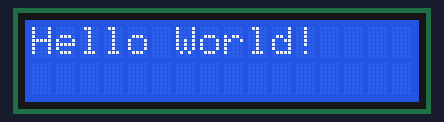
Recording of a sketch running on a simulated Arduino Uno, built with avr-gcc and run on an emulated ATmega328P. On the bench: 16×2 character LCD.

Above: at 0.1 s.
At 1.5 s:
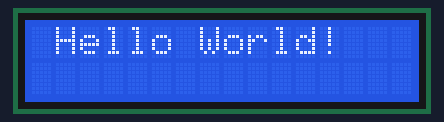
At 2.9 s:
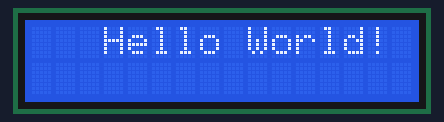
At 5.7 s:
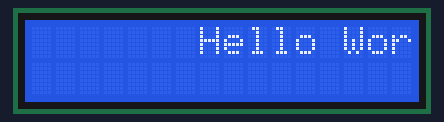
At 8.6 s:
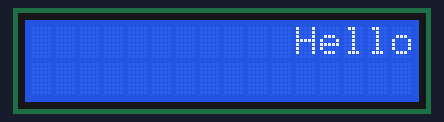
At 11.4 s:
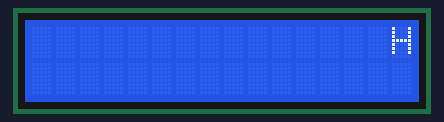

Measured:
- by itself, everything shown: repeats every 12.0 s, in 17 steps
- what the display in image 1 shows lasts 0.7 s, from 1.5 s to 2.2 s

The sketch:

LCD.ino
```cpp
#include <LiquidCrystal.h>

LiquidCrystal myLCD(12, 11, 5, 4, 3, 2);

void setup() {
	myLCD.begin(16, 2);
	myLCD.home();
	myLCD.print("Hello World!");
}

int posX = 0;

void loop() {
	delay(700);
	myLCD.clear();
	myLCD.setCursor(posX, 0);
	myLCD.print("Hello World!");
	if (posX < 16) {
		posX++;
	} else {
		posX = 0;
	}
}
```
